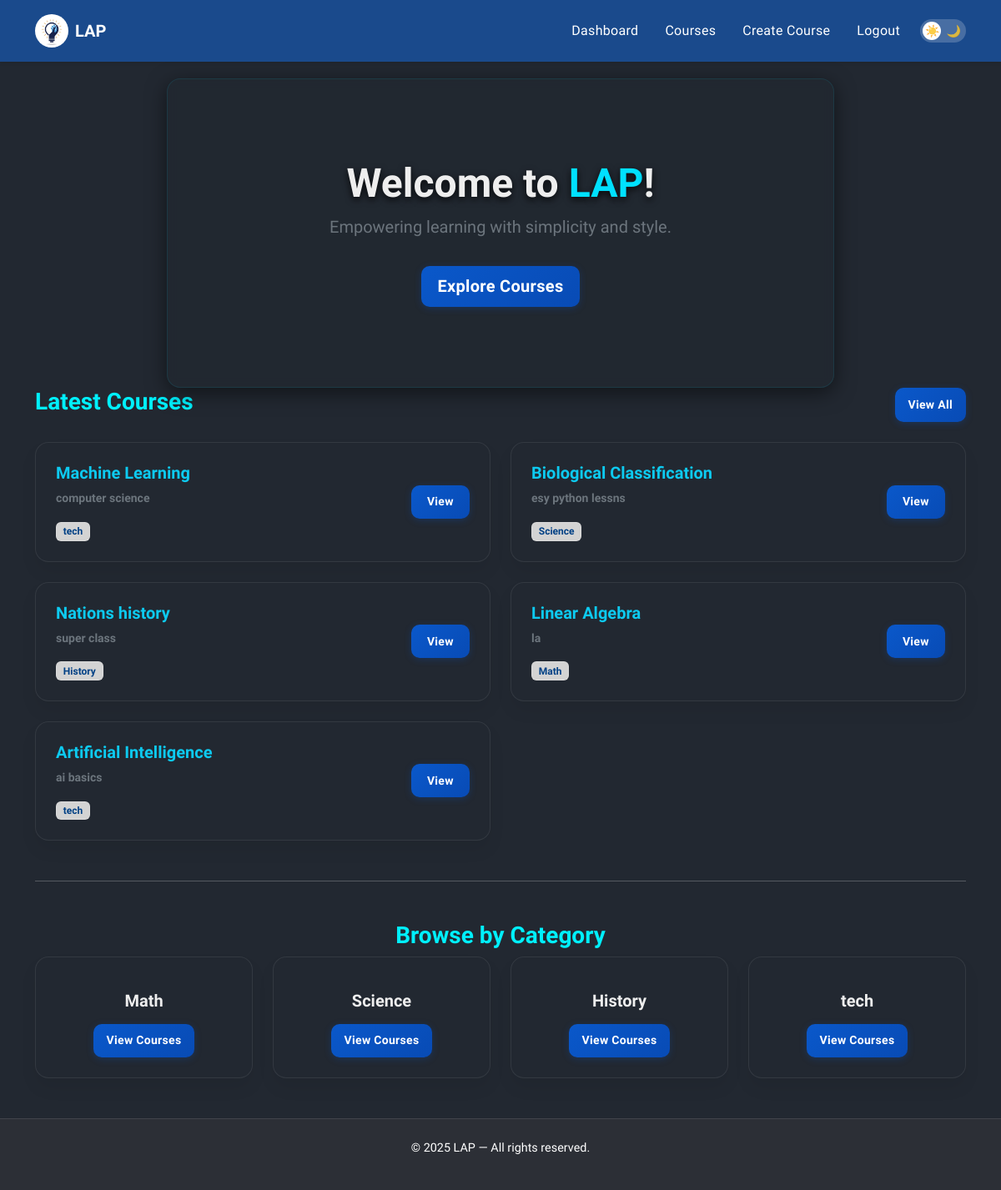
The app's page / (signed in) with its own data.
### courses/models.py (models this page shows, shortened)
class Course(models.Model):
    title = models.CharField(max_length=200)
    description = models.TextField()
    category = models.ForeignKey(Category, on_delete=models.SET_NULL, null=True, blank=True)
    created_by = models.ForeignKey(User, on_delete=models.CASCADE)
    created_at = models.DateTimeField(auto_now_add=True)

class Category(models.Model):
    name = models.CharField(max_length=50)

### minimoodle/urls.py (the view)
# urls.py: path('', course_views.home, name='home'),
def home(request):
    from courses.models import Course
    latest_courses = Course.objects.all()[:6]
    return render(request, 'index.html', {'latest_courses': latest_courses})

### courses/context_processors.py (called while the page is built)
def categories(request):
    return {
        'categories': Category.objects.all()
    }

### templates/index.html (shortened to what this page needs)
{% extends 'base.html' %}
{% load static %}
{% block content %}
<div class="hero text-center">
  <div class="overlay-box p-5">
    <div class="container py-5">
      <h1 class="display-5 fw-bold">
        Welcome to <span class="lap-text">LAP</span>!
      </h1>
      <p class="fs-5 text-secondary">Empowering learning with simplicity and style.</p>
      {% if not user.is_authenticated %}
      <a href="{% url 'register' %}" class="btn btn-primary btn-lg mt-3">Join Now</a>
      {% else %}
      <a href="{% url 'course_list' %}" class="btn btn-success btn-lg mt-3">Explore Courses</a>
      {% endif %}
    </div>
  </div>
</div>
<section class="mb-5">
  <div class="d-flex justify-content-between align-items-center mb-4">
    <h3 class="fw-bold section-heading">Latest Courses</h3>
    <a href="{% url 'course_list' %}" class="btn btn-outline-info btn-sm px-3">View All</a>
  </div>
  <div class="row g-4">
    {% for course in latest_courses %}
    <div class="col-md-6">
      <div class="course-card h-100 d-flex align-items-center p-4">
        <div class="flex-grow-1">
          <h5 class="fw-bold text-info mb-2">
            <a href="{% url 'course_detail' course.id %}" class="text-decoration-none course-title-link">
              {{ course.title }}
            </a>
          </h5>
          <p class="text-secondary small fw-semibold">{{ course.description|truncatewords:25 }}</p>
          {% if course.category %}
          <span class="badge badge-cat">{{ course.category.name }}</span>
          {% else %}
          <span class="badge badge-uncat">Uncategorized</span>
          {% endif %}
        </div>
        <div class="ms-3 text-end">
          <a href="{% url 'course_detail' course.id %}" class="btn btn-outline-info btn-sm">View</a>
        </div>
      </div>
    </div>
    {% empty %}
    <p class="text-secondary">No courses available yet.</p>
    {% endfor %}
  </div>
</section>
<hr class="my-5 divider">
<section class="mb-5">
  <h3 class="fw-bold section-heading text-center">Browse by Category</h3>
  <div class="row g-4 justify-content-center">
    {% for category in categories %}
    <div class="col-md-3 col-sm-6 col-10">
      <div class="course-card h-100 text-center p-4">
        <h5 class="fw-semibold mb-2">{{ category.name }}</h5>
        <a href="{% url 'courses_by_category' category.id %}" class="btn btn-outline-info btn-sm mt-2 px-3">View
          Courses</a>
      </div>
    </div>
    {% empty %}
    <p class="text-secondary text-center">No categories added yet.</p>
    {% endfor %}
  </div>
</section>
{% endblock %}

### static/css/dark-theme.css (style rules this page uses)
:root { --bs-body-bg: #222831; --bs-body-color: #eeeeee; --bs-card-bg: #2e3440; --bs-navbar-bg: #2c2f36; --bs-footer-bg: #2c2f36; --bs-border-color: rgba(255, 255, 255, 0.1); --bs-link-color: #74b9ff; --bs-link-hover-color: #a4d4ff; --bs-primary: #0d6efd; }
body { background-color: var(--bs-body-bg); color: var(--bs-body-color); }
.overlay-box { background: rgba(34, 40, 49, 0.75); border: 1px solid rgba(0, 217, 255, 0.1); border-radius: 1rem; box-shadow: 0 6px 25px rgba(0, 0, 0, 0.5); max-width: 800px; width: 90%; margin: auto; backdrop-filter: blur(6px); transition: box-shadow 0.4s ease, background-color 0.4s ease; color: var(--bs-body-color); }
.hero h1 { text-shadow: 0 3px 8px rgba(0, 0, 0, 0.8); }
.hero p { color: #d3d3d3; }
.course-title, .course-title-link { color: var(--info); transition: color 0.3s ease, text-shadow 0.3s ease; }
.lap-text { color: #00e1ff; }
.badge-cat { background-color: #d3d3d3; color: #004085; border: 1px solid rgba(255, 255, 255, 0.15); }
.section-heading { color: #00f0fc; }

### static/css/base.css (style rules this page uses)
body { font-family: 'Urbanist', 'Inter', sans-serif; }
.btn, button, input[type="submit"] { background: linear-gradient(135deg, #0a58ca, #084bb5); color: #fff !important; border: none; border-radius: 10px; font-weight: 600; padding: 0.6rem 1.2rem; transition: all 0.3s ease; letter-spacing: 0.3px; box-shadow: 0 2px 8px rgba(10, 88, 202, 0.25); }
.course-card { background: var(--bs-body-bg); border: 1px solid rgba(254, 255, 255, 0.08); border-radius: 16px; padding: 1.5rem; box-shadow: 0 12px 20px rgba(0,0,0,0.06); transition: all 0.3s ease; }

### templates/base.html (style rules this page uses)
* { transition: background-color 0.5s ease, color 0.5s ease, border-color 0.5s ease; }
html, body { height: 100%; margin: 0; scroll-behavior: smooth; }
body { font-family: 'Urbanist', 'Inter', sans-serif; display: flex; flex-direction: column; min-height: 100vh; padding-top: 70px; }

### records on screen
Course: title "Machine Learning", description "computer science", category.name "tech"
Course: title "Biological Classification", description "esy python lessns", category.name "Science"
Course: title "Nations history", description "super class", category.name "History"
Course: title "Linear Algebra", description "la", category.name "Math"
Course: title "Artificial Intelligence", description "ai basics", category.name "tech"
Category: name "Math"
Category: name "Science"
Category: name "History"
Category: name "tech"

### other values on screen
{{ current_year|default:"2025" }} "2025"
